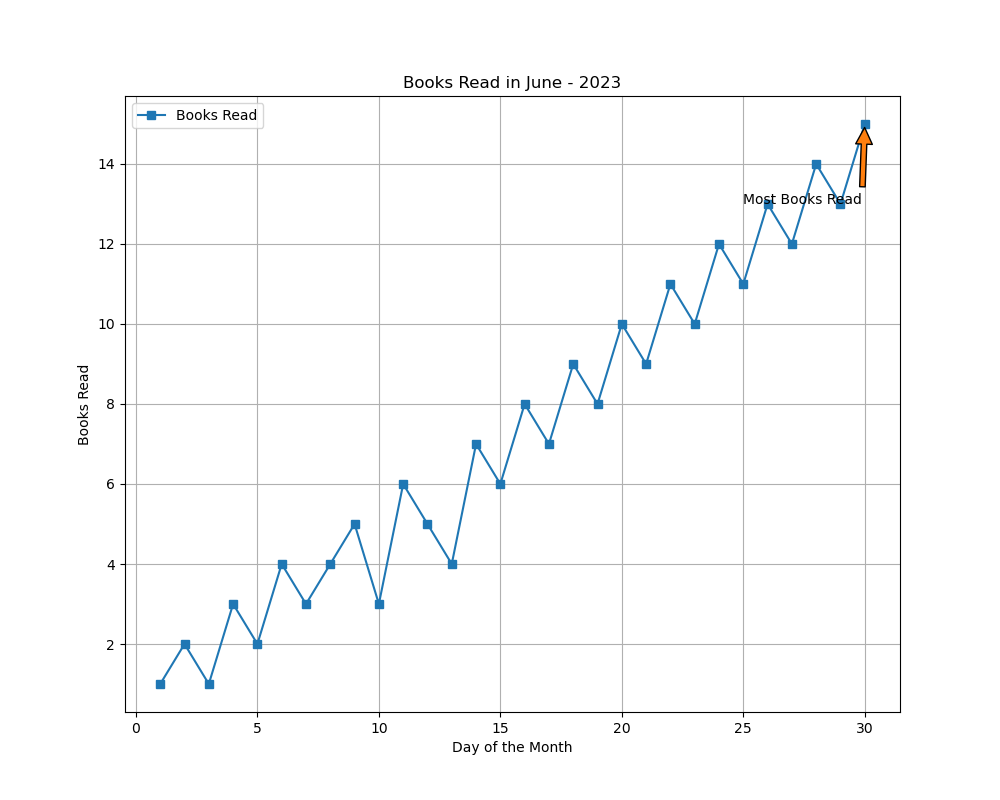

Write the Python code that produced this figure.

import matplotlib.pyplot as plt

# Data points
days = [i for i in range(1, 31)]
books_read = [1, 2, 1, 3, 2, 4, 3, 4, 5, 3, 6, 5, 4, 7, 6, 8, 7, 9, 8, 10, 9, 11, 10, 12, 11, 13, 12, 14, 13, 15]

# Creating the line chart
plt.figure(figsize=(10, 8))  # Change the width and height of the chart
plt.plot(days, books_read, marker='s', color='#1f77b4', label='Books Read')  # Specific color code

# Annotation for the highest book read day
plt.annotate('Most Books Read', xy=(30, 15), xytext=(25, 13),
             arrowprops=dict(facecolor='#ff7f0e', shrink=0.05))

# Adding the x-axis label, y-axis label, title, legend, and grid
plt.xlabel('Day of the Month')
plt.ylabel('Books Read')
plt.title('Books Read in June - 2023')
plt.legend(loc='upper left')
plt.grid(True)

# Display the chart
plt.show()
